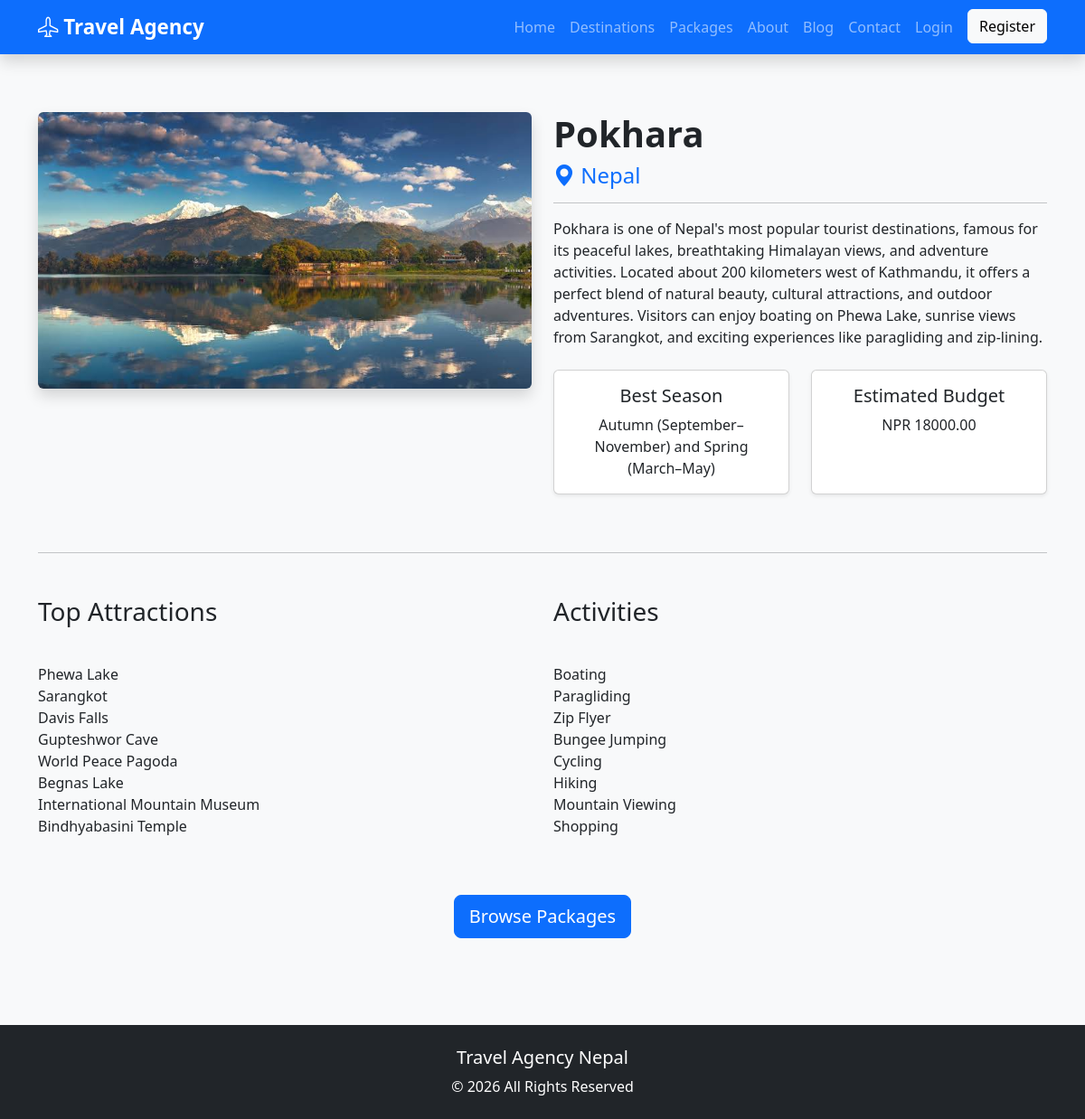
Page /destinations/pokhara/ on the committed database.
### destinations/models.py (models this page shows, shortened)
class Destination(models.Model):
    name = models.CharField(max_length=150)
    slug = models.SlugField(unique=True, blank=True)
    country = models.CharField(max_length=100)
    description = models.TextField()
    best_season = models.CharField(max_length=100)
    estimated_budget = models.DecimalField(
        max_digits=10,
        decimal_places=2
    )
    image = models.ImageField(
        upload_to='destinations/'
    )
    attractions = models.TextField()
    activities = models.TextField()
    is_featured = models.BooleanField(default=False)
    created_at = models.DateTimeField(auto_now_add=True)
    updated_at = models.DateTimeField(auto_now=True)
    class Meta:
        ordering = ['name']
        verbose_name = "Destination"
        verbose_name_plural = "Destinations"

### destinations/views.py (the view)
# urls.py: path('<slug:slug>/', views.destination_detail, name='destination_detail'),
def destination_detail(request, slug):
    destination = get_object_or_404(
        Destination,
        slug=slug
    )
    return render(
        request,
        'destinations/destination_detail.html',
        {
            'destination': destination
        }
    )

### templates/destinations/destination_detail.html (shortened to what this page needs)
{% extends 'base.html' %}
{% block content %}
<section class="py-5">
    <div class="container">
        <div class="row">
            <div class="col-lg-6">
                <img src="{{ destination.image.url }}"
                     class="img-fluid rounded shadow"
                     alt="{{ destination.name }}">
            </div>
            <div class="col-lg-6">
                <h1 class="fw-bold">
                    {{ destination.name }}
                </h1>
                <h4 class="text-primary">
                    <i class="bi bi-geo-alt-fill"></i>
                    {{ destination.country }}
                </h4>
                <hr>
                <p>
                    {{ destination.description }}
                </p>
                <div class="row mt-4">
                    <div class="col-md-6 mb-3">
                        <div class="card shadow-sm h-100">
                            <div class="card-body text-center">
                                <h5>Best Season</h5>
                                <p class="mb-0">
                                    {{ destination.best_season }}
                                </p>
                            </div>
                        </div>
                    </div>
                    <div class="col-md-6 mb-3">
                        <div class="card shadow-sm h-100">
                            <div class="card-body text-center">
                                <h5>Estimated Budget</h5>
                                <p class="mb-0">
                                    NPR {{ destination.estimated_budget }}
                                </p>
                            </div>
                        </div>
                    </div>
                </div>
            </div>
        </div>
        <hr class="my-5">
        <div class="row">
            <div class="col-lg-6">
                <h3 class="mb-3">
                    Top Attractions
                </h3>
                <p style="white-space: pre-line;">
                    {{ destination.attractions }}
                </p>
            </div>
            <div class="col-lg-6">
                <h3 class="mb-3">
                    Activities
                </h3>
                <p style="white-space: pre-line;">
                    {{ destination.activities }}
                </p>
            </div>
        </div>
        <div class="text-center mt-5">
            <a href="{% url 'destination_packages' destination.slug %}"
                class="btn btn-primary btn-lg">
                Browse Packages
            </a>
        </div>
    </div>
</section>
{% endblock %}

### static/css/style.css (style rules this page uses)
body { background:#f8f9fa; }

### rows in the picture
Destination: image (picture), name "Pokhara", country "Nepal", description "Pokhara is one of Nepal's most popular tourist destinations, famous for its peaceful lakes, breathtaking Himalayan views, and adventure activities. Located about 200 kilometers west of Kathmandu, it offers a perfect blend of natural beauty, cultural attractions, and outdoor adventures. Visitors can enjoy boating on Phewa Lake, sunrise views from Sarangkot, and exciting experiences like paragliding and zip-lining.", best_season "Autumn (September–November) and Spring (March–May)", estimated_budget "18000.00", attractions "Phewa Lake Sarangkot Davis Falls Gupteshwor Cave World Peace Pagoda Begnas Lake International Mountain Museum Bindhyabasini Temple", activities "Boating Paragliding Zip Flyer Bungee Jumping Cycling Hiking Mountain Viewing Shopping"
